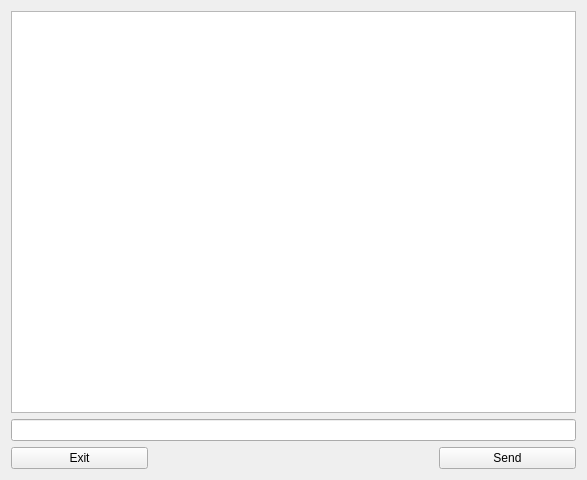
<?xml version="1.0" encoding="UTF-8"?>
<ui version="4.0">
 <class>chat_view</class>
 <widget class="QWidget" name="chat_view">
  <property name="geometry">
   <rect>
    <x>0</x>
    <y>0</y>
    <width>587</width>
    <height>480</height>
   </rect>
  </property>
  <property name="windowTitle">
   <string>Form</string>
  </property>
  <layout class="QGridLayout" name="gridLayout">
   <item row="3" column="3">
    <widget class="QPushButton" name="send_button">
     <property name="text">
      <string>Send</string>
     </property>
    </widget>
   </item>
   <item row="3" column="0">
    <widget class="QPushButton" name="exit_button">
     <property name="text">
      <string>Exit</string>
     </property>
    </widget>
   </item>
   <item row="1" column="0" colspan="4">
    <widget class="QLineEdit" name="chat_input"/>
   </item>
   <item row="3" column="1" colspan="2">
    <spacer name="button_spacer">
     <property name="orientation">
      <enum>Qt::Horizontal</enum>
     </property>
     <property name="sizeHint" stdset="0">
      <size>
       <width>40</width>
       <height>20</height>
      </size>
     </property>
    </spacer>
   </item>
   <item row="0" column="0" colspan="4">
    <widget class="QTextEdit" name="chat_display">
     <property name="readOnly">
      <bool>true</bool>
     </property>
    </widget>
   </item>
  </layout>
 </widget>
 <resources/>
 <connections/>
</ui>
